Frame 1 (no input): blank canvas, image omitted
Frame 60 (the mouse pressed at the canvas centre just before this capture): blank canvas, image omitted
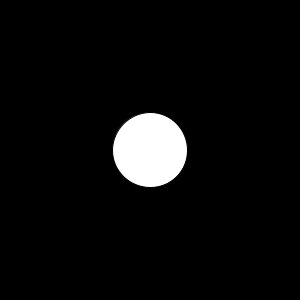
Frame 120 (the mouse held since frame 60 and released just before this capture)

The Processing sketch whose frames 1 and 60 were blank and that drew this single picture after the mouse press (run headless with seeded random() and noise(); from frame 60 on, the mouse is pressed at the canvas centre):

// Processing sketch: checkArray
// ── checkArray.pde
// int empty = 0;
// int square = 1;
// int circle = 2;
/*
boolean checkIfempty = false;

void checkifempty){
if(grid/squareVakje == 0){
  checkIftrue = true;
}
}
if(true){
  place player symbol
}

*/

//symb
/*
x = line(10,10,50,50);
    line(10,50,50,10);
0 = ellipse(mouseX,mouseY,75,75);
*/

//restart?

//vakjes
//class Vakjes(){
//Vakjes(volgorde is van links naar rechts)
//x en y coordinaten
//coord  x          y  
/*
1 =    0>x<100 && 0>y<100
2 =  100>x<200 && 0>y<100
3 =  200>x<300 && 0>y<100

4 =    0>x<100 && 100>y<200
5 =  100>x<200 && 100>y<200
6 =  200>x<300 && 100>y<200

7 =    0>x<100 && 200>y<300
8 =  100>x<200 && 200>y<300
9 =  200>x<300 && 200>y<300

}*/
//check array connecten to grid/squares
int check[] = new int[9];
void checkWin() { 
  if (check[0] == check[1] && check[1] == check[2]) {
  } else if (check[3] == check[4] && check[4] == check[5]) {
  } else if (check[6] == check[7] && check[7] == check[8]) {
  } else if (check[0] == check[3] && check[3] == check[6]) {
  } else if (check[1] == check[4] && check[4] == check[7]) {
  } else if (check[2] == check[5] && check[5] == check[8]) {
  } else if (check[0] == check[4] && check[4] == check[8]) {
  } else if (check[2] == check[4] && check[4] == check[6]) {
    println("WIN");
  }else{//no win en verder spel
  }
}
//win

void setup(){
  size(300,300);
  
}
void draw(){
  frameRate(7);
  background(0);
  if(mousePressed){
    if(mouseX >0 && mouseX <100 && mouseY >0 && mouseY<100){
      check[0] = 1;
      println("woo");
    }else{println("boo");}
    
    fill(255);
    ellipse(mouseX,mouseY,75,75);
  }
}
